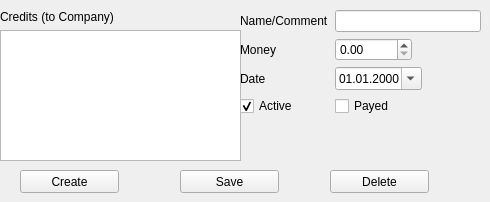
      <widget class="QWidget" name="tab_7">
       <attribute name="title">
        <string>Buys</string>
       </attribute>
       <widget class="QWidget" name="verticalLayoutWidget_3">
        <property name="geometry">
         <rect>
          <x>0</x>
          <y>10</y>
          <width>241</width>
          <height>151</height>
         </rect>
        </property>
        <layout class="QVBoxLayout" name="verticalLayout_3">
         <item>
          <widget class="QLabel" name="label_31">
           <property name="text">
            <string>Credits (to Company)</string>
           </property>
          </widget>
         </item>
         <item>
          <widget class="QListWidget" name="personalCreditList"/>
         </item>
        </layout>
       </widget>
       <widget class="QWidget" name="formLayoutWidget_10">
        <property name="geometry">
         <rect>
          <x>240</x>
          <y>10</y>
          <width>241</width>
          <height>121</height>
         </rect>
        </property>
        <layout class="QFormLayout" name="formLayout_10">
         <property name="fieldGrowthPolicy">
          <enum>QFormLayout::ExpandingFieldsGrow</enum>
         </property>
         <property name="labelAlignment">
          <set>Qt::AlignLeading|Qt::AlignLeft|Qt::AlignVCenter</set>
         </property>
         <item row="1" column="0">
          <widget class="QLabel" name="label_32">
           <property name="text">
            <string>Money</string>
           </property>
          </widget>
         </item>
         <item row="1" column="1">
          <widget class="QDoubleSpinBox" name="personalCreditValue">
           <property name="decimals">
            <number>2</number>
           </property>
           <property name="maximum">
            <double>99999.990000000005239</double>
           </property>
          </widget>
         </item>
         <item row="3" column="0">
          <widget class="QLabel" name="label_33">
           <property name="text">
            <string>Date</string>
           </property>
          </widget>
         </item>
         <item row="3" column="1">
          <widget class="QDateEdit" name="personalCreditDate">
           <property name="displayFormat">
            <string>dd.MM.yyyy</string>
           </property>
           <property name="calendarPopup">
            <bool>true</bool>
           </property>
          </widget>
         </item>
         <item row="4" column="1">
          <widget class="QCheckBox" name="personalCreditPayed">
           <property name="text">
            <string>Payed</string>
           </property>
          </widget>
         </item>
         <item row="0" column="1">
          <widget class="QLineEdit" name="personalCreditName"/>
         </item>
         <item row="0" column="0">
          <widget class="QLabel" name="label_34">
           <property name="text">
            <string>Name/Comment</string>
           </property>
          </widget>
         </item>
         <item row="4" column="0">
          <widget class="QCheckBox" name="personalCreditActive">
           <property name="text">
            <string>Active</string>
           </property>
           <property name="checked">
            <bool>true</bool>
           </property>
          </widget>
         </item>
        </layout>
       </widget>
       <widget class="QPushButton" name="createPersonalCredit">
        <property name="geometry">
         <rect>
          <x>20</x>
          <y>170</y>
          <width>99</width>
          <height>23</height>
         </rect>
        </property>
        <property name="text">
         <string>Create</string>
        </property>
       </widget>
       <widget class="QPushButton" name="savePersonalCredit">
        <property name="geometry">
         <rect>
          <x>180</x>
          <y>170</y>
          <width>99</width>
          <height>23</height>
         </rect>
        </property>
        <property name="text">
         <string>Save</string>
        </property>
       </widget>
       <widget class="QPushButton" name="deletePersonalCredit">
        <property name="geometry">
         <rect>
          <x>330</x>
          <y>170</y>
          <width>99</width>
          <height>23</height>
         </rect>
        </property>
        <property name="text">
         <string>Delete</string>
        </property>
       </widget>
      </widget>
